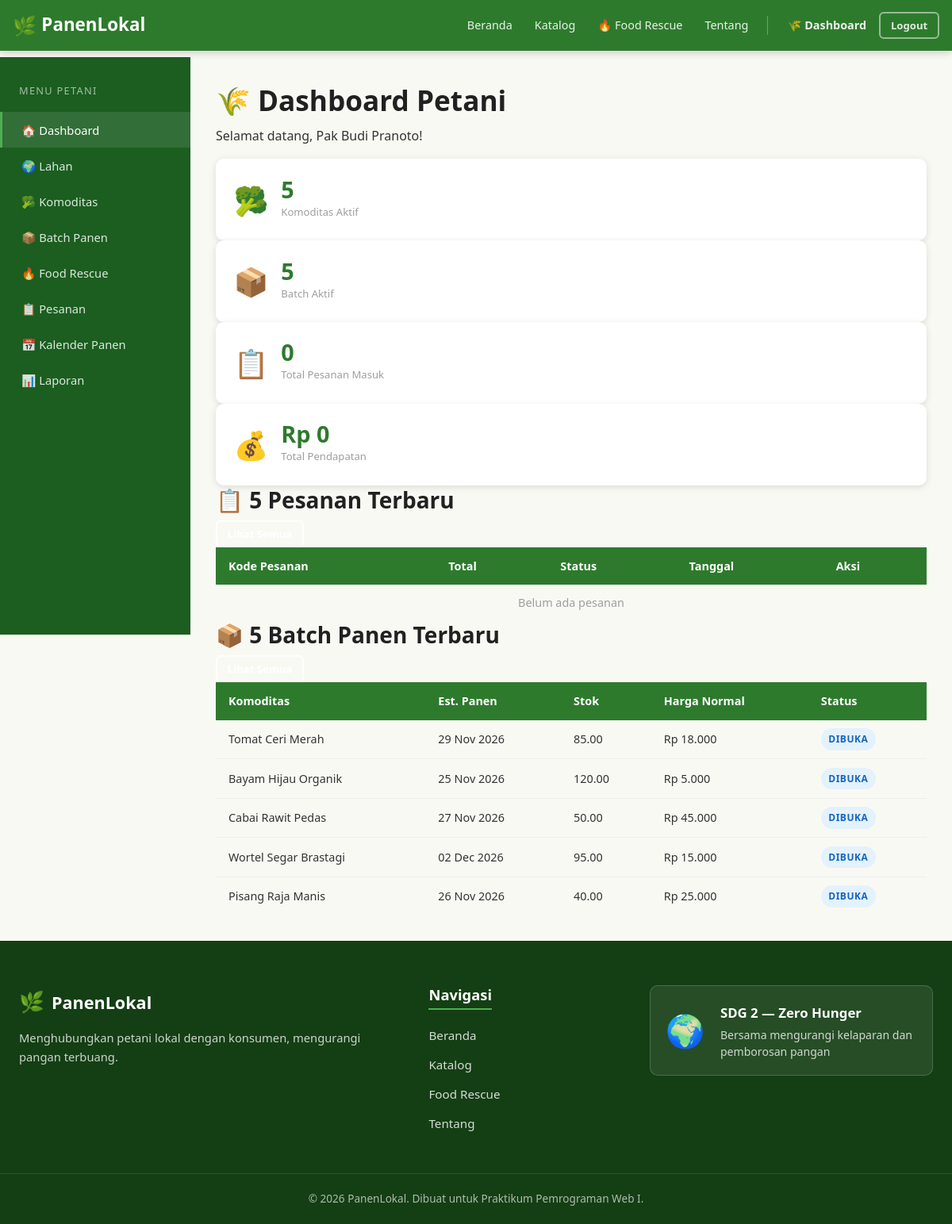
Screenshot of /petani/index.php (signed in) with the database file from the repository.
### tables this page shows
CREATE TABLE IF NOT EXISTS harvest_batches (
    id BIGINT UNSIGNED AUTO_INCREMENT PRIMARY KEY,
    commodity_id BIGINT UNSIGNED NOT NULL,
    land_id BIGINT UNSIGNED NULL,
    tanggal_estimasi_panen DATE NOT NULL,
    estimasi_jumlah DECIMAL(10,2) NOT NULL,
    stok_tersedia DECIMAL(10,2) NOT NULL,
    harga_normal DECIMAL(12,2) NOT NULL,
    rescue_aktif TINYINT(1) NOT NULL DEFAULT 0,
    harga_rescue DECIMAL(12,2) NULL,
    batas_rescue DATETIME NULL,
    status_batch ENUM('dibuka','siap_panen','habis','ditutup','dibatalkan') NOT NULL DEFAULT 'dibuka',
    created_at TIMESTAMP NOT NULL DEFAULT CURRENT_TIMESTAMP,
    updated_at TIMESTAMP NOT NULL DEFAULT CURRENT_TIMESTAMP ON UPDATE CURRENT_TIMESTAMP,
    INDEX idx_batches_commodity (commodity_id),
    INDEX idx_batches_land (land_id),
    INDEX idx_batches_status_date (status_batch, tanggal_estimasi_panen),
    INDEX idx_batches_rescue (rescue_aktif, batas_rescue),
    CONSTRAINT fk_batches_commodity FOREIGN KEY (commodity_id) REFERENCES commodities(id) ON UPDATE CASCADE ON DELETE RESTRICT,
    CONSTRAINT fk_batches_land FOREIGN KEY (land_id) REFERENCES lands(id) ON UPDATE CASCADE ON DELETE SET NULL
);

CREATE TABLE IF NOT EXISTS commodities (
    id BIGINT UNSIGNED AUTO_INCREMENT PRIMARY KEY,
    farmer_id BIGINT UNSIGNED NOT NULL,
    nama VARCHAR(120) NOT NULL,
    kategori VARCHAR(60) NOT NULL,
    deskripsi TEXT NULL,
    satuan VARCHAR(20) NOT NULL DEFAULT 'kg',
    gambar VARCHAR(255) NULL,
    status_komoditas ENUM('aktif','nonaktif') NOT NULL DEFAULT 'aktif',
    created_at TIMESTAMP NOT NULL DEFAULT CURRENT_TIMESTAMP,
    updated_at TIMESTAMP NOT NULL DEFAULT CURRENT_TIMESTAMP ON UPDATE CURRENT_TIMESTAMP,
    INDEX idx_commodities_farmer (farmer_id),
    INDEX idx_commodities_status (status_komoditas),
    CONSTRAINT fk_commodities_farmer FOREIGN KEY (farmer_id) REFERENCES farmer_profiles(id) ON UPDATE CASCADE ON DELETE RESTRICT
);

### includes/functions.php (called while the page is built, shortened)
<?php
function format_rupiah($angka) {
    return 'Rp ' . number_format((float)$angka, 0, ',', '.');
}
function sanitize($str) {
    return htmlspecialchars((string)$str, ENT_QUOTES, 'UTF-8');
}
function format_tanggal($tanggal, $format = 'd M Y') {
    return date($format, strtotime($tanggal));
}
?>

### petani/index.php (the view, shortened to what this page needs)
<?php
require_once __DIR__ . '/../config/koneksi.php';
require_once __DIR__ . '/../includes/functions.php';
$stmt = $conn->prepare("SELECT id FROM farmer_profiles WHERE user_id = ?");
$stmt->bind_param("i", $_SESSION['user_id']);
$stmt->execute();
$fp = $stmt->get_result()->fetch_assoc();
$farmer_id = $fp['id'] ?? 0;
$stmt = $conn->prepare("SELECT COUNT(*) as total FROM commodities WHERE farmer_id = ? AND status_komoditas = 'aktif'");
$stmt->bind_param("i", $farmer_id);
$stmt->execute();
$total_komoditas = $stmt->get_result()->fetch_assoc()['total'] ?? 0;
$stmt = $conn->prepare("SELECT COUNT(*) as total FROM harvest_batches hb JOIN commodities c ON hb.commodity_id = c.id WHERE c.farmer_id = ? AND hb.status_batch = 'dibuka'");
$stmt->bind_param("i", $farmer_id);
$stmt->execute();
$total_batch = $stmt->get_result()->fetch_assoc()['total'] ?? 0;
$stmt = $conn->prepare("
    SELECT COUNT(DISTINCT o.id) as total
    FROM orders o
    JOIN order_items oi ON oi.order_id = o.id
    JOIN harvest_batches hb ON oi.batch_id = hb.id
    JOIN commodities c ON hb.commodity_id = c.id
    WHERE c.farmer_id = ? AND o.status != 'dibatalkan'
");
$stmt->bind_param("i", $farmer_id);
$stmt->execute();
$total_pesanan = $stmt->get_result()->fetch_assoc()['total'] ?? 0;
$stmt = $conn->prepare("
    SELECT COALESCE(SUM(oi.quantity * oi.harga_satuan), 0) as total
    FROM orders o
    JOIN order_items oi ON oi.order_id = o.id
    JOIN harvest_batches hb ON oi.batch_id = hb.id
    JOIN commodities c ON hb.commodity_id = c.id
    WHERE c.farmer_id = ? AND o.status = 'selesai'
");
$stmt->bind_param("i", $farmer_id);
$stmt->execute();
$total_pendapatan = $stmt->get_result()->fetch_assoc()['total'] ?? 0;
$stmt = $conn->prepare("
    SELECT o.kode_pesanan, o.total_amount, o.status, o.tanggal_pesanan, o.id
    FROM orders o
    JOIN order_items oi ON oi.order_id = o.id
    JOIN harvest_batches hb ON oi.batch_id = hb.id
    JOIN commodities c ON hb.commodity_id = c.id
    WHERE c.farmer_id = ?
    GROUP BY o.id
    ORDER BY o.tanggal_pesanan DESC
    LIMIT 5
");
$stmt->bind_param("i", $farmer_id);
$stmt->execute();
$pesanan_terbaru = $stmt->get_result()->fetch_all(MYSQLI_ASSOC);
$stmt = $conn->prepare("
    SELECT hb.id, c.nama AS komoditas, hb.tanggal_estimasi_panen, hb.stok_tersedia, hb.harga_normal, hb.status_batch
    FROM harvest_batches hb
    JOIN commodities c ON hb.commodity_id = c.id
    WHERE c.farmer_id = ?
    ORDER BY hb.created_at DESC
    LIMIT 5
");
$stmt->bind_param("i", $farmer_id);
$stmt->execute();
$batch_terbaru = $stmt->get_result()->fetch_all(MYSQLI_ASSOC);
require_once __DIR__ . '/../includes/header.php';
require_once __DIR__ . '/../includes/navbar.php';
?>
<div class="dashboard-layout">
  <aside class="sidebar">
    <div class="sidebar-title">Menu Petani</div>
    <ul class="sidebar-menu">
      <li><a href="<?= BASE_URL ?>/petani/index.php" class="active">🏠 Dashboard</a></li>
      <li><a href="<?= BASE_URL ?>/petani/lahan.php">🌍 Lahan</a></li>
      <li><a href="<?= BASE_URL ?>/petani/komoditas.php">🥦 Komoditas</a></li>
      <li><a href="<?= BASE_URL ?>/petani/batch_panen.php">📦 Batch Panen</a></li>
      <li><a href="<?= BASE_URL ?>/petani/kelola_rescue.php">🔥 Food Rescue</a></li>
      <li><a href="<?= BASE_URL ?>/petani/pesanan.php">📋 Pesanan</a></li>
      <li><a href="<?= BASE_URL ?>/petani/kalender_panen.php">📅 Kalender Panen</a></li>
      <li><a href="<?= BASE_URL ?>/petani/laporan.php">📊 Laporan</a></li>
    </ul>
  </aside>
  <main class="dashboard-main">
    <h1 class="page-title">🌾 Dashboard Petani</h1>
    <p class="page-subtitle">Selamat datang, <?= sanitize($_SESSION['nama'] ?? 'Petani') ?>!</p>
    <div class="stat-cards">
      <div class="stat-card">
        <div class="stat-icon">🥦</div>
        <div class="stat-info">
          <div class="stat-value"><?= sanitize($total_komoditas) ?></div>
          <div class="stat-label">Komoditas Aktif</div>
        </div>
      </div>
      <div class="stat-card">
        <div class="stat-icon">📦</div>
        <div class="stat-info">
          <div class="stat-value"><?= sanitize($total_batch) ?></div>
          <div class="stat-label">Batch Aktif</div>
        </div>
      </div>
      <div class="stat-card">
        <div class="stat-icon">📋</div>
        <div class="stat-info">
          <div class="stat-value"><?= sanitize($total_pesanan) ?></div>
          <div class="stat-label">Total Pesanan Masuk</div>
        </div>
      </div>
      <div class="stat-card">
        <div class="stat-icon">💰</div>
        <div class="stat-info">
          <div class="stat-value"><?= format_rupiah($total_pendapatan) ?></div>
          <div class="stat-label">Total Pendapatan</div>
        </div>
      </div>
    </div>
    <div class="dashboard-tables">
      <section class="table-section">
        <div class="section-header">
          <h2>📋 5 Pesanan Terbaru</h2>
          <a href="<?= BASE_URL ?>/petani/pesanan.php" class="btn btn-sm btn-outline-primary">Lihat Semua</a>
        </div>
        <div class="table-responsive">
          <table class="data-table">
            <thead>
              <tr>
                <th>Kode Pesanan</th>
                <th>Total</th>
                <th>Status</th>
                <th>Tanggal</th>
                <th>Aksi</th>
              </tr>
            </thead>
            <tbody>
              <?php if (empty($pesanan_terbaru)): ?>
              <tr><td colspan="5" class="text-center text-muted">Belum ada pesanan</td></tr>
              <?php endif; ?>
            </tbody>
          </table>
        </div>
      </section>
      <section class="table-section">
        <div class="section-header">
          <h2>📦 5 Batch Panen Terbaru</h2>
          <a href="<?= BASE_URL ?>/petani/batch_panen.php" class="btn btn-sm btn-outline-primary">Lihat Semua</a>
        </div>
        <div class="table-responsive">
          <table class="data-table">
            <thead>
              <tr>
                <th>Komoditas</th>
                <th>Est. Panen</th>
                <th>Stok</th>
                <th>Harga Normal</th>
                <th>Status</th>
              </tr>
            </thead>
            <tbody>
              <?php if (empty($batch_terbaru)): ?>
              <tr><td colspan="5" class="text-center text-muted">Belum ada batch panen</td></tr>
              <?php else: ?>
              <?php foreach ($batch_terbaru as $b): ?>
              <tr>
                <td><?= sanitize($b['komoditas']) ?></td>
                <td><?= format_tanggal($b['tanggal_estimasi_panen']) ?></td>
                <td><?= sanitize($b['stok_tersedia']) ?></td>
                <td><?= format_rupiah($b['harga_normal']) ?></td>
                <td><span class="badge badge-info"><?= sanitize(ucfirst(str_replace('_', ' ', $b['status_batch']))) ?></span></td>
              </tr>
              <?php endforeach; ?>
              <?php endif; ?>
            </tbody>
          </table>
        </div>
      </section>
    </div>
  </main>
</div>
<?php require_once __DIR__ . '/../includes/footer.php'; ?>

### assets/css/style.css (style rules this page uses)
*, *::before, *::after { box-sizing: border-box; margin: 0; padding: 0; }
:root { --green-dark: #1b5e20; --green-main: #2d7a2d; --green-mid: #388e3c; --green-light: #4caf50; --green-pale: #c8e6c9; --green-bg: #f1f8f1; --orange: #f57c00; --orange-light: #ffe0b2; --red: #c62828; --red-light: #ffebee; --blue: #1565c0; --blue-light: #e3f2fd; --yellow: #f9a825; --yellow-light: #fff9c4; --cream: #f9f9f4; --white: #ffffff; --gray-100: #f5f5f5; --gray-200: #eeeeee; --gray-300: #e0e0e0; --gray-500: #9e9e9e; --gray-700: #616161; --gray-900: #212121; --text: #333333; --shadow: 0 2px 8px rgba(0,0,0,.12); --shadow-lg: 0 4px 20px rgba(0,0,0,.18); --radius: 10px; --radius-sm: 6px; --transition: .25s ease; }
html { font-size: 16px; scroll-behavior: smooth; }
body { font-family: 'Segoe UI', system-ui, -apple-system, sans-serif; color: var(--text); background: var(--cream); line-height: 1.65; min-height: 100vh; display: flex; flex-direction: column; }
a { color: var(--green-main); text-decoration: none; transition: color var(--transition); }
h1,h2,h3,h4,h5,h6 { font-weight: 700; line-height: 1.3; color: var(--gray-900); margin-bottom: .5rem; }
h1 { font-size: 2.2rem; }
h2 { font-size: 1.75rem; }
p { margin-bottom: 1rem; }
ul,ol { padding-left: 1.5rem; }
.btn { display: inline-block; padding: .55rem 1.2rem; border-radius: var(--radius-sm); font-size: .9rem; font-weight: 600; cursor: pointer; border: 2px solid transparent; transition: all var(--transition); text-align: center; text-decoration: none !important; line-height: 1.4; }
.btn-sm { padding: .35rem .8rem; font-size: .82rem; }
.btn-outline-primary { background: transparent; color: var(--white); border-color: rgba(255,255,255,.8); }
.badge { display: inline-block; padding: .25rem .6rem; border-radius: 20px; font-size: .75rem; font-weight: 700; text-transform: uppercase; letter-spacing: .04em; }
.badge-info { background: var(--blue-light); color: var(--blue); }
.table-responsive { overflow-x: auto; }
table { width: 100%; border-collapse: collapse; font-size: .9rem; }
thead th { background: var(--green-main); color: var(--white); padding: .75rem 1rem; text-align: left; white-space: nowrap; }
tbody td { padding: .65rem 1rem; border-bottom: 1px solid var(--gray-200); vertical-align: middle; }
tbody tr:last-child td { border-bottom: none; }
.dashboard-layout { display: flex; min-height: calc(100vh - 72px); }
.sidebar { width: 240px; flex-shrink: 0; background: var(--green-dark); color: var(--white); padding: 1.5rem 0; position: sticky; top: 72px; height: calc(100vh - 72px); overflow-y: auto; }
.sidebar-title { padding: .5rem 1.5rem 1rem; font-size: .8rem; text-transform: uppercase; letter-spacing: .1em; opacity: .6; }
.sidebar-menu { list-style: none; padding: 0; margin: 0; }
.sidebar-menu li a { display: block; padding: .65rem 1.5rem; color: rgba(255,255,255,.85); transition: background var(--transition); font-size: .92rem; text-decoration: none !important; border-left: 3px solid transparent; }
.sidebar-menu li a:hover, .sidebar-menu li a.active { background: rgba(255,255,255,.1); color: var(--white); border-left-color: var(--green-light); }
.dashboard-main { flex: 1; padding: 2rem; min-width: 0; }
.stat-card { background: var(--white); border-radius: var(--radius); box-shadow: var(--shadow); padding: 1.4rem; display: flex; align-items: center; gap: 1rem; }
.stat-icon { font-size: 2.2rem; }
.stat-info .stat-value { font-size: 1.8rem; font-weight: 800; color: var(--green-main); line-height: 1; }
.stat-info .stat-label { font-size: .82rem; color: var(--gray-500); margin-top: .2rem; }
.text-center { text-align: center; }
.text-muted { color: var(--gray-500); }

### rows the page displays
harvest_batches: commodity.nama "Tomat Ceri Merah", tanggal_estimasi_panen "29 Nov 2026", stok_tersedia "85.00", harga_normal "Rp 18.000", status_batch "DIBUKA"
harvest_batches: commodity.nama "Bayam Hijau Organik", tanggal_estimasi_panen "25 Nov 2026", stok_tersedia "120.00", harga_normal "Rp 5.000", status_batch "DIBUKA"
harvest_batches: commodity.nama "Cabai Rawit Pedas", tanggal_estimasi_panen "27 Nov 2026", stok_tersedia "50.00", harga_normal "Rp 45.000", status_batch "DIBUKA"
harvest_batches: commodity.nama "Wortel Segar Brastagi", tanggal_estimasi_panen "02 Dec 2026", stok_tersedia "95.00", harga_normal "Rp 15.000", status_batch "DIBUKA"
harvest_batches: commodity.nama "Pisang Raja Manis", tanggal_estimasi_panen "26 Nov 2026", stok_tersedia "40.00", harga_normal "Rp 25.000", status_batch "DIBUKA"

### other values shown
$_SESSION['nama'] "Pak Budi Pranoto"
$total_komoditas "5"
$total_batch "5"
$total_pesanan "0"
format_rupiah($total_pendapatan) "Rp 0"
